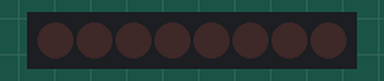
Simulated run of this sketch. Board: Arduino Uno, built with avr-gcc and run on an emulated ATmega328P. Parts: 8 shift-register outputs drawn as a row of LEDs (first output left, lit = HIGH). Wiring (inferred from the names in the program): shift register (74HC595): data pin 4; shift clock pin 6; latch pin 5. Wiring (inferred from the signals the program sends): row of LEDs: on Q0, Q1, Q2, Q3, Q4, Q5, Q6, Q7.

Above: at 0.4 s.
At 1.59 s:
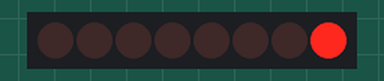
At 2.64 s:
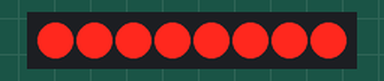
Timing chart, 0 to 3.0 s (numbered marks = the images above):
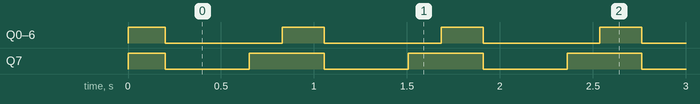

The sketch:

74HC595N.ino
```cpp
int latchPin = 5;
int clockPin = 6;
int dataPin = 4;
int leds = 0;

void setup()
{
  pinMode(latchPin, OUTPUT);
  pinMode(dataPin, OUTPUT);
  pinMode(clockPin, OUTPUT);
}

void loop()
{
  leds = 0;
  registeraYaz();
  delay(25);
  for (int i = 0; i < 16; i++)
  {
    bitSet(leds, i);
    registeraYaz();
    delay(25);
  }
  for (int i = 16; i >= 0; i--)
{
    bitClear(leds, i);
    registeraYaz();
    delay(25);
  }
}
void registeraYaz()
{
   digitalWrite(latchPin, LOW);
   shiftOut(dataPin, clockPin, MSBFIRST, leds);
   digitalWrite(latchPin, HIGH);
}
```

Measured:
- by itself, Q0–6: alternates HIGH for 0.23 s and LOW for 0.63 s
- by itself, Q7: repeats every 0.85 s: LOW 0.45 s, HIGH 0.40 s
- by itself, everything shown: repeats every 0.85 s, in 3 steps
